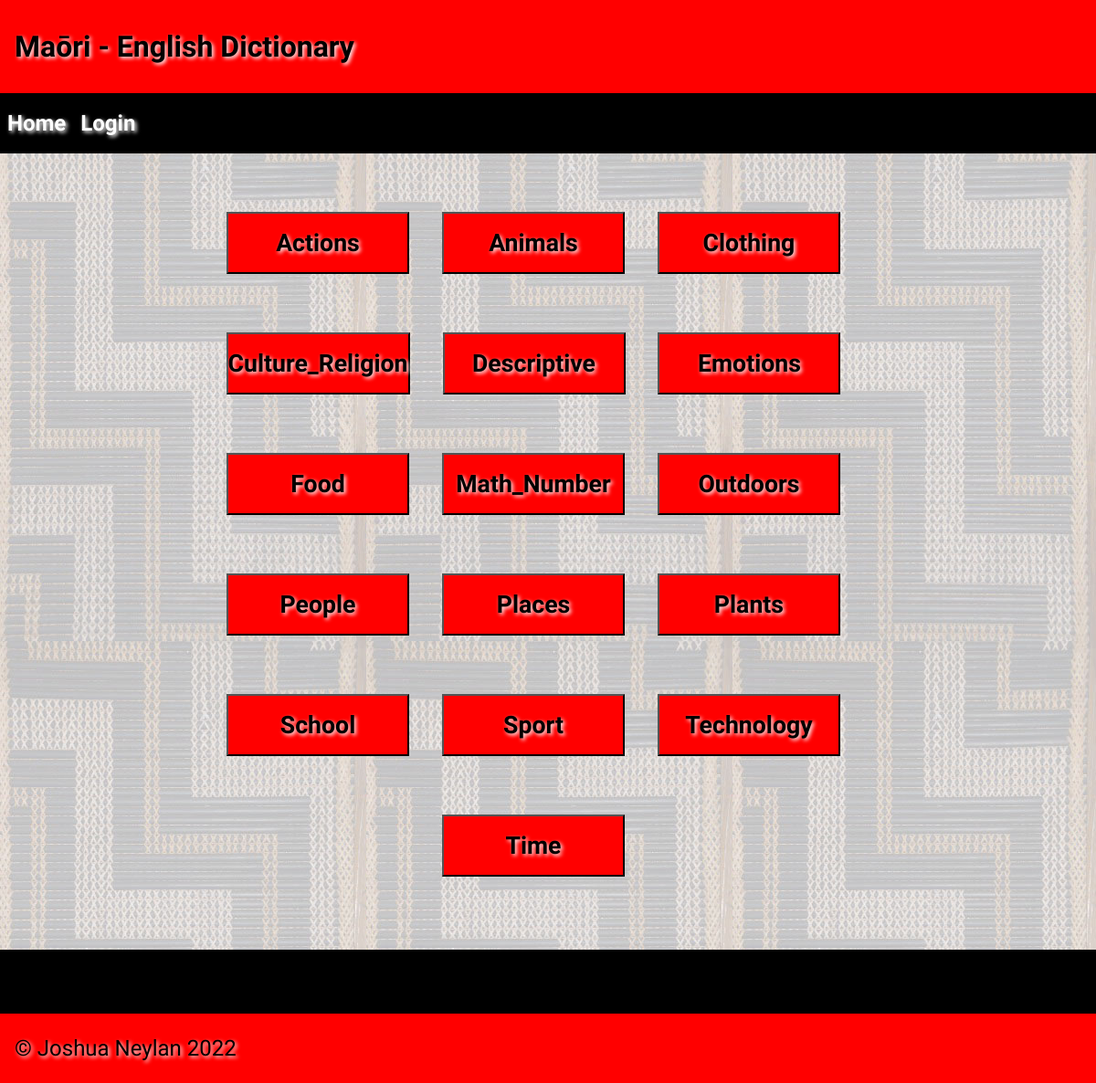
Before: / with the older database file.
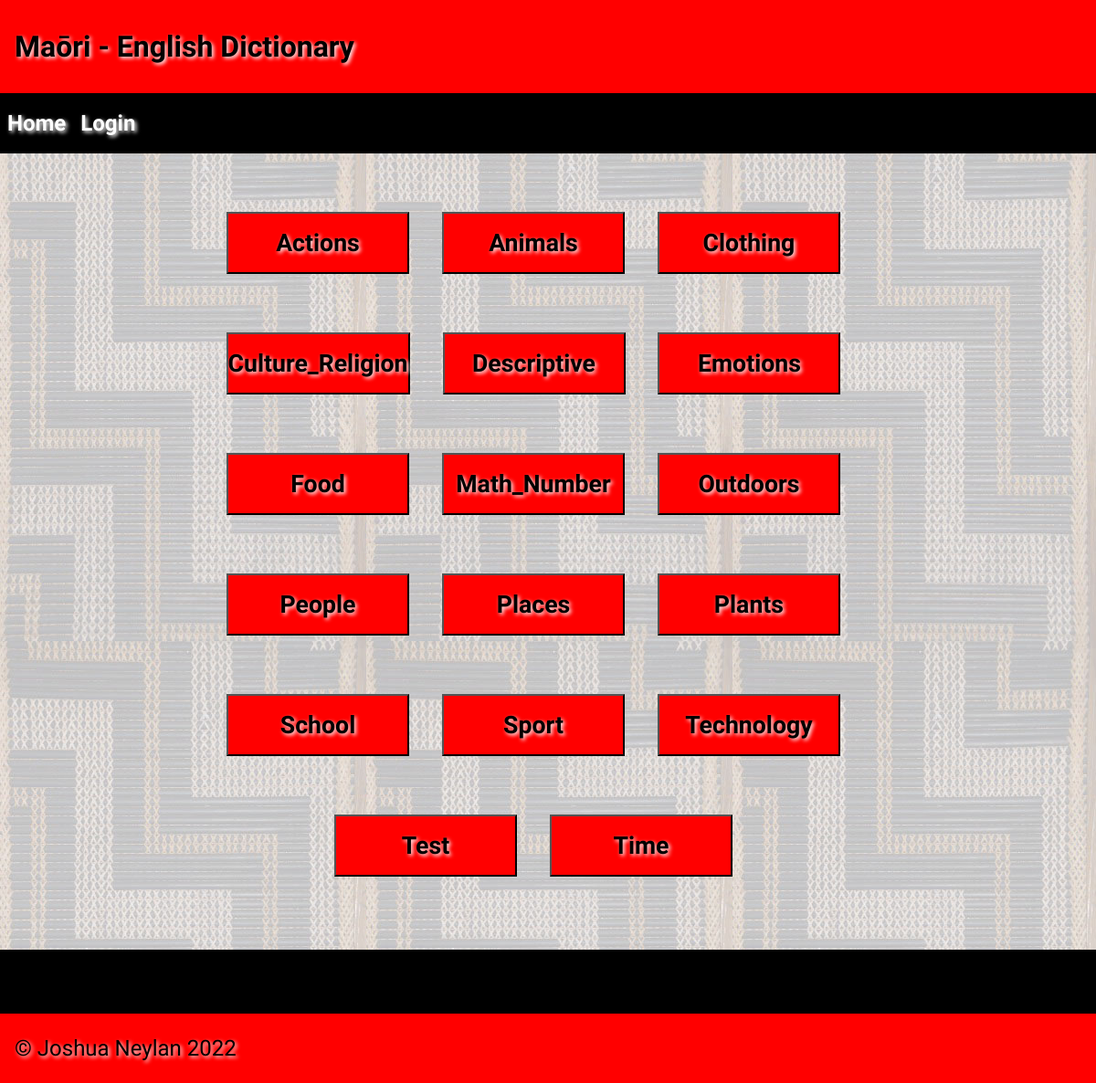
After: the same page with the newer database file.
### tables this page shows
CREATE TABLE "Categories"
(
    id            INTEGER
        constraint categories_pk
            primary key autoincrement,
    category_name varchar(50)
);

### app.py (the view)
@app.route('/')
def render_home():
    print(session)
    return render_template("home.html", categorys=category_setup(), logged_in=is_logged_in())

### app.py (called while the page is built)
def create_connection(db_file):
    try:
        connection = sqlite3.connect(db_file)
        connection.execute("pragma foreign_keys=ON")
        return connection
    except Error as e:
        print(e)
    return None

def category_setup():
    con = create_connection(DB_NAME)
    query = "SELECT category_name FROM Categories"
    cur = con.cursor()
    cur.execute(query)
    category_list = cur.fetchall()
    con.close()
    for i in range(len(category_list)):
        category_list[i] = category_list[i][0].title()
    category_list = sorted(list(set(category_list)))
    return category_list

def is_logged_in():
    if session.get("email") is None:
        return False
    return True

### templates/home.html (shortened to what this page needs)
{% extends 'base.html' %}
{% block heading %}Maōri - English Dictionary{% endblock %}
{% block main %}
    <div class="centered_group">
        {% for category in categorys %}
            <a href="/categorys/{{ category }}"><button><h1>{{ category }}</h1></button></a>
        {% endfor %}
    </div>
{% endblock %}

Changed rows visible on the page:
added Categories: category_name "Test"
